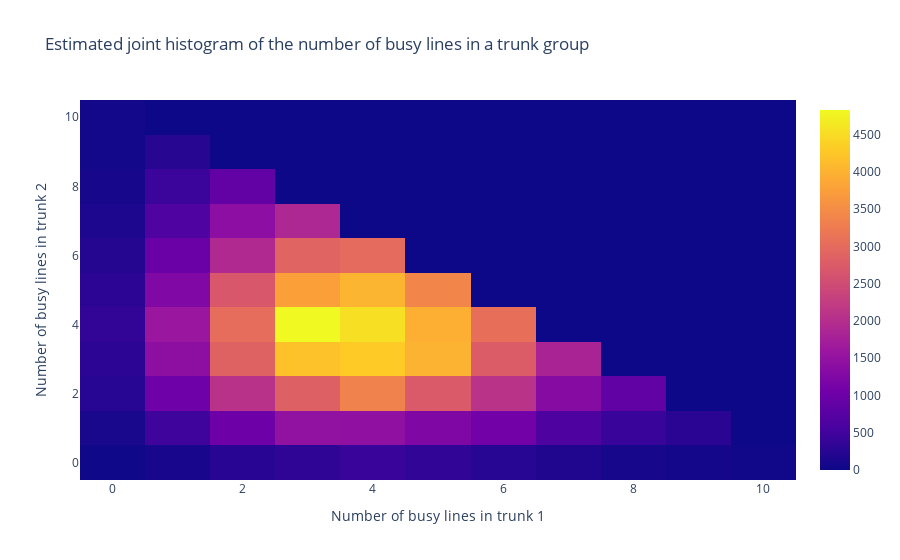
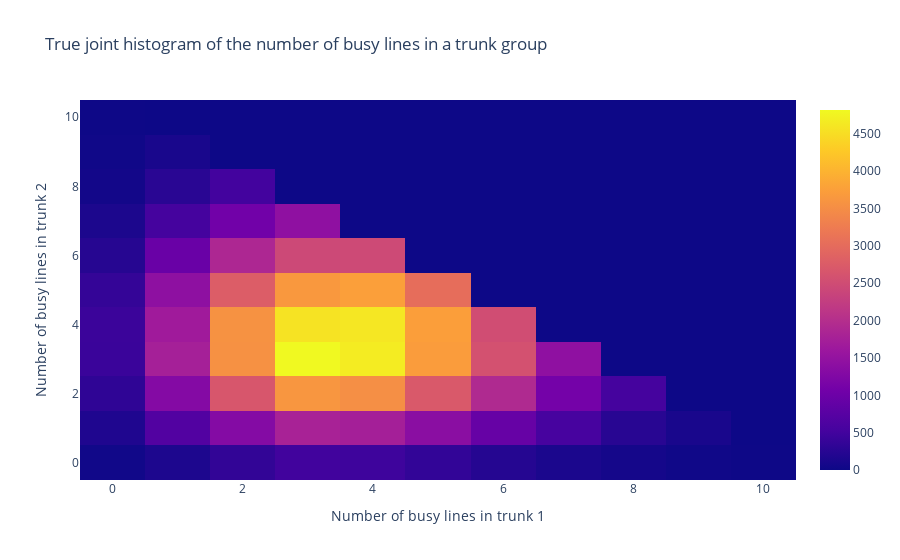

Here is the notebook cell these charts were saved with, in order:
### Code cell
X_est_joint = metropolis_hastings_joint(g_joint(A1,A2),N,m)
X_true_joint = joint_truncated_poisson_samples(A1,A2,0,m,N)

#joint histogram estimate
hist_joint_estimate,_,_ = np.histogram2d(X_est_joint[:,0],X_est_joint[:,1], bins = [np.arange(m+2),np.arange(m+2)])
#joint histogram true
hist_joint_true,_,_ = np.histogram2d(X_true_joint[:,0],X_true_joint[:,1], bins = [np.arange(m+2),np.arange(m+2)])
#plot the joint estimated joint histogram
fig = go.Figure(data = [go.Heatmap(z = hist_joint_estimate)])
fig.update_layout(title = 'Estimated joint histogram of the number of busy lines in a trunk group',
                  xaxis_title = 'Number of busy lines in trunk 1',
                  yaxis_title = 'Number of busy lines in trunk 2')
fig.show()
#plot the joint true joint histogram
fig = go.Figure(data = [go.Heatmap(z = hist_joint_true)])
fig.update_layout(title = 'True joint histogram of the number of busy lines in a trunk group',
                  xaxis_title = 'Number of busy lines in trunk 1',
                  yaxis_title = 'Number of busy lines in trunk 2')
fig.show()

### Figure 1 — Plotly figure (JSON) as saved in the notebook; plotly's stock layout.template omitted (floating-point values rounded to 4 significant figures)
{"data": [{"type": "heatmap", "z": [[20, 105, 258, 323, 410, 337, 237, 179, 95, 72, 35], [112, 462, 1013, 1472, 1449, 1239, 1076, 638, 412, 274, 0], [237, 1025, 2061, 2819, 3355, 2731, 2089, 1329, 851, 0, 0], [305, 1404, 2860, 4178, 4290, 4012, 2770, 1815, 0, 0, 0], [355, 1590, 3036, 4832, 4550, 3959, 3058, 0, 0, 0, 0], [296, 1250, 2680, 3776, 4036, 3411, 0, 0, 0, 0, 0], [218, 961, 1919, 2891, 3000, 0, 0, 0, 0, 0, 0], [154, 641, 1402, 1890, 0, 0, 0, 0, 0, 0, 0], [95, 431, 877, 0, 0, 0, 0, 0, 0, 0, 0], [50, 249, 0, 0, 0, 0, 0, 0, 0, 0, 0], [44, 0, 0, 0, 0, 0, 0, 0, 0, 0, 0]]}], "layout": {"title": {"text": "Estimated joint histogram of the number of busy lines in a trunk group"}, "xaxis": {"title": {"text": "Number of busy lines in trunk 1"}}, "yaxis": {"title": {"text": "Number of busy lines in trunk 2"}}}}

### Figure 2 — Plotly figure (JSON) as saved in the notebook; plotly's stock layout.template omitted (floating-point values rounded to 4 significant figures)
{"data": [{"type": "heatmap", "z": [[37, 152, 343, 484, 458, 349, 230, 135, 73, 25, 9], [170, 683, 1303, 1794, 1739, 1376, 919, 548, 253, 109, 0], [321, 1296, 2656, 3621, 3521, 2706, 1922, 1091, 524, 0, 0], [420, 1750, 3549, 4820, 4667, 3713, 2584, 1440, 0, 0, 0], [432, 1665, 3567, 4564, 4612, 3739, 2514, 0, 0, 0, 0], [362, 1427, 2772, 3656, 3752, 3025, 0, 0, 0, 0, 0], [233, 963, 1882, 2437, 2467, 0, 0, 0, 0, 0, 0], [137, 522, 1058, 1443, 0, 0, 0, 0, 0, 0, 0], [54, 262, 512, 0, 0, 0, 0, 0, 0, 0, 0], [28, 115, 0, 0, 0, 0, 0, 0, 0, 0, 0], [10, 0, 0, 0, 0, 0, 0, 0, 0, 0, 0]]}], "layout": {"title": {"text": "True joint histogram of the number of busy lines in a trunk group"}, "xaxis": {"title": {"text": "Number of busy lines in trunk 1"}}, "yaxis": {"title": {"text": "Number of busy lines in trunk 2"}}}}
